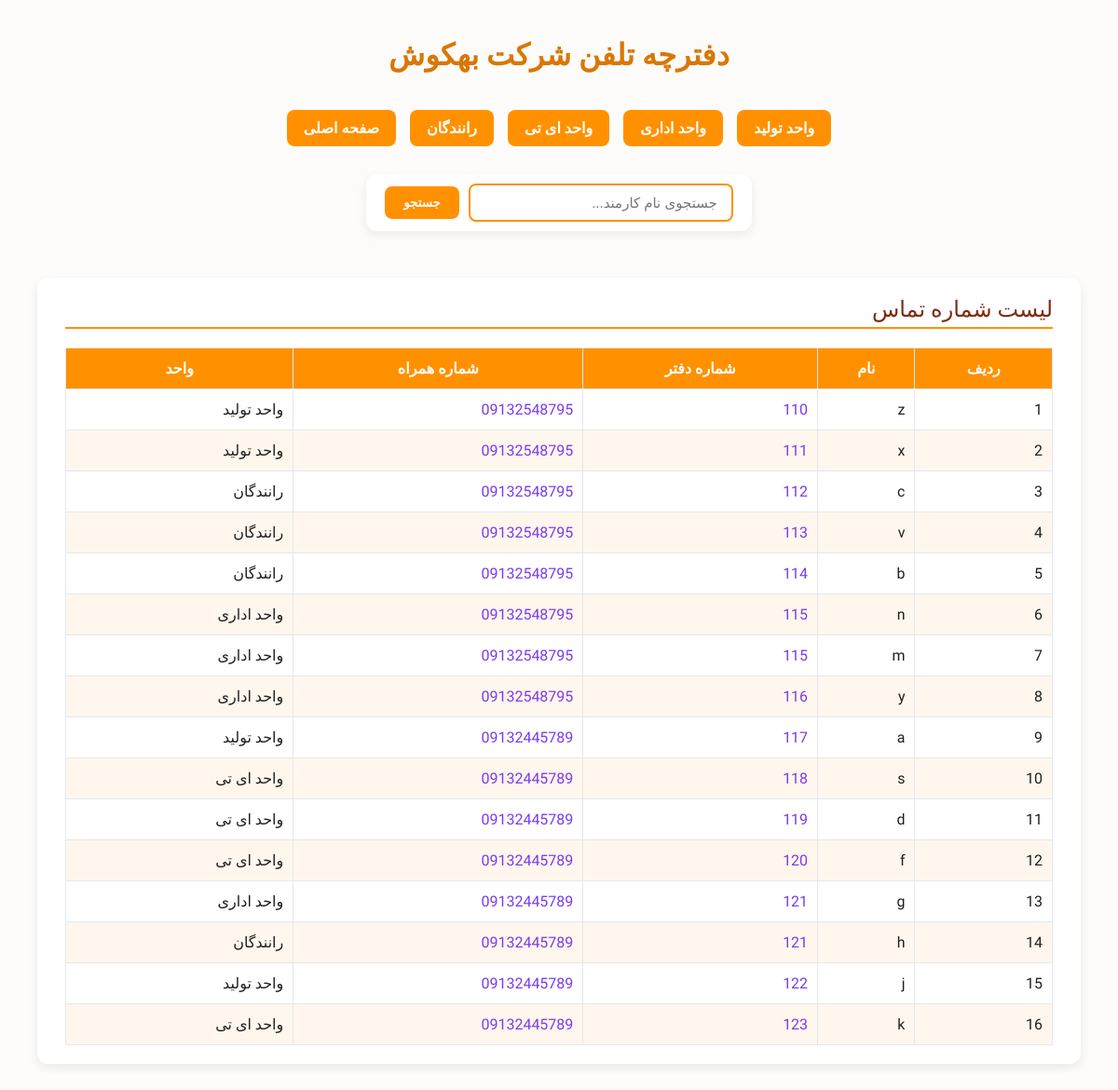
The app's page /index/ with its own data.
### phone/models.py (models this page shows, shortened)
class Users(models.Model):
    DEPARTMENTS = (
        ('واحد اداری', 'واحد اداری'),
        ('رانندگان', 'رانندگان'),
        ('واحد تولید', 'واحد تولید'),
        ('واحد ای تی', 'واحد ای تی'),
        ('سایر', 'سایر'),
    )
    name = models.CharField(verbose_name='نام', max_length=50)
    phone = models.CharField(verbose_name='شماره دفتر', max_length=50)
    mobile_phone = models.CharField(verbose_name='شماره همراه', max_length=50, blank=True, null=True)
    department = models.CharField(choices= DEPARTMENTS, max_length=50, verbose_name='واحد', default='سایر')
    class Meta:
        verbose_name = 'کارمند'
        verbose_name_plural = 'کارمند ها'

### phone/views.py (the view)
# urls.py: path('index/', views.index, name='index'),
def index(request, department=None):
    query = request.GET.get('query')
    print(query)
    if department:
        users = Users.objects.filter(department=department)
    elif query:
        users = Users.objects.filter(name__icontains=query)
    else:
        users = Users.objects.all()
    return render(request, "phone/info.html", {'user_info': users})

### phone/templates/phone/info.html (shortened to what this page needs)
{% load static %}
<!DOCTYPE html>
<html lang="fa" dir="rtl">
<head>
</head>
<body>
  <div class="header">
    <div class="title">دفترچه تلفن شرکت بهکوش</div>
  </div>
  <div class="unit-filter">
    <a class="unit-link" href="{% url 'index' 'واحد تولید'%}">واحد تولید</a>
    <a class="unit-link" href="{% url 'index' 'واحد اداری'%}">واحد اداری</a>
    <a class="unit-link" href="{% url 'index' 'واحد ای تی'%}">واحد ای تی</a>
    <a class="unit-link" href="{% url 'index' 'رانندگان'%}">رانندگان</a>
    <a class="unit-link" href="{% url 'index'%}">صفحه اصلی</a>
  </div>
  <div class="search-form-wrapper">
    <form method="get" action="" class="search-form">
      <input type="text" name="query" placeholder="جستجوی نام کارمند..." class="search-input">
      <button type="submit" class="search-button">جستجو</button>
    </form>
  </div>
  <div class="company-section">
    <div class="company-title">لیست شماره تماس</div>
    <table>
      <thead>
        <tr>
          <th>ردیف</th>
          <th>نام</th>
          <th>شماره دفتر</th>
          <th>شماره همراه</th>
          <th>واحد</th>
        </tr>
      </thead>
      <tbody>
        {% for user in user_info %}
          <tr>
            <td>{{ forloop.counter }}</td>
            <td>{{ user.name }}</td>
            <td><a href="tel:{{ user.phone }}">{{ user.phone }}</a></td>
            <td><a href="tel:{{ user.mobile_phone }}">{{ user.mobile_phone }}</a></td>
            <td>{{ user.department }}</td>
          </tr>
        {% endfor %}
      </tbody>
    </table>
  </div>
</body>
</html>

### phone/templates/phone/info.html (style rules this page uses)
body { background: #fefcfb; font-family: 'Vazirmatn', sans-serif; padding: 40px; color: #1f1f1f; margin: 0; }
.header { display: flex; align-items: center; justify-content: center; gap: 15px; margin-bottom: 40px; }
.title { font-size: 2rem; font-weight: 600; color: #d97706; }
.unit-filter { display: flex; justify-content: center; gap: 15px; margin-bottom: 30px; flex-wrap: wrap; }
.unit-link { text-decoration: none; padding: 10px 18px; background-color: #ff9100; color: white; border-radius: 8px; font-weight: 600; transition: all 0.3s ease; }
.search-form-wrapper { display: flex; justify-content: center; margin: 30px 0 50px; }
.search-form { display: flex; gap: 10px; background-color: #fff; padding: 10px 20px; border-radius: 12px; box-shadow: 0 4px 12px rgba(0,0,0,0.08); align-items: center; }
.search-input { padding: 10px 15px; border: 2px solid #ff9100; border-radius: 8px; font-size: 15px; min-width: 250px; outline: none; transition: all 0.3s ease; }
.search-button { padding: 10px 20px; background-color: #ff9100; color: white; border: none; border-radius: 8px; font-weight: bold; cursor: pointer; transition: background-color 0.3s ease, transform 0.2s ease; }
.company-section { margin-bottom: 50px; background: #fff; border-radius: 12px; box-shadow: 0 4px 12px rgba(0,0,0,0.08); padding: 20px 30px; }
.company-title { font-size: 1.5rem; color: #7c2d12; border-bottom: 2px solid #ff9100; margin-bottom: 20px; padding-bottom: 5px; }
table { width: 100%; border-collapse: collapse; }
th, td { padding: 12px 10px; border: 1px solid #e5e7eb; }
tr a { color: #7c3aed; text-decoration: none; }
th { background-color: #ff9100; color: white; font-weight: 600; }
tr:nth-child(even) { background-color: #fff7ed; }

### records on screen
Users: name "z", phone "110", mobile_phone "09132548795", department "واحد تولید"
Users: name "x", phone "111", mobile_phone "09132548795", department "واحد تولید"
Users: name "c", phone "112", mobile_phone "09132548795", department "رانندگان"
Users: name "v", phone "113", mobile_phone "09132548795", department "رانندگان"
Users: name "b", phone "114", mobile_phone "09132548795", department "رانندگان"
Users: name "n", phone "115", mobile_phone "09132548795", department "واحد اداری"
Users: name "m", phone "115", mobile_phone "09132548795", department "واحد اداری"
Users: name "y", phone "116", mobile_phone "09132548795", department "واحد اداری"
Users: name "a", phone "117", mobile_phone "09132445789", department "واحد تولید"
Users: name "s", phone "118", mobile_phone "09132445789", department "واحد ای تی"
Users: name "d", phone "119", mobile_phone "09132445789", department "واحد ای تی"
Users: name "f", phone "120", mobile_phone "09132445789", department "واحد ای تی"
Users: name "g", phone "121", mobile_phone "09132445789", department "واحد اداری"
Users: name "h", phone "121", mobile_phone "09132445789", department "رانندگان"
Users: name "j", phone "122", mobile_phone "09132445789", department "واحد تولید"
Users: name "k", phone "123", mobile_phone "09132445789", department "واحد ای تی"
